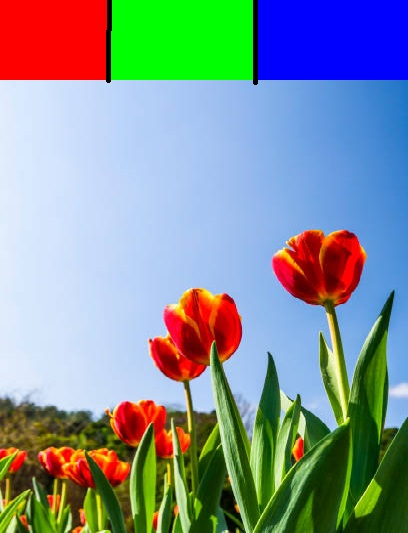
#> input picture Tulip.jpg, 408 x 533 px
$ python task-a.py
#> lines starting #> are read from the running program, lines starting #| are printed output that depends on the picture
import matplotlib
matplotlib.use('Agg')

import cv2
import matplotlib.pyplot as plt

img = cv2.imread('Tulip.jpg')
#> img is the input picture: shape (533, 408, 3); mean B, G, R 151.3, 146.5, 130.8

# convert to RGB
img_org = cv2.cvtColor(img, cv2.COLOR_BGR2RGB)

# Convert to grayscale
img_gray = cv2.cvtColor(img, cv2.COLOR_BGR2GRAY)
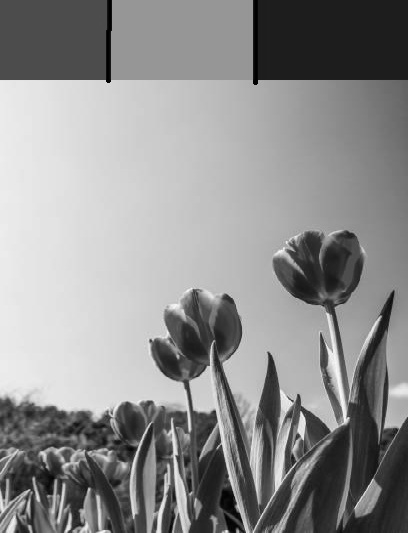
#> img_gray: shape (533, 408); min 0, max 250, mean 142.4

# Split channels
b_channel, g_channel, r_channel = cv2.split(img)
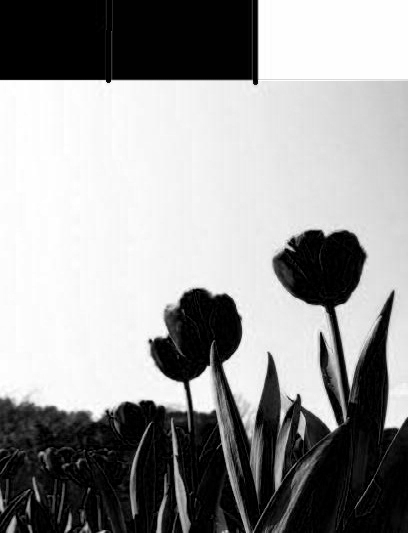
#> b_channel: shape (533, 408); min 0, max 255, mean 151.3
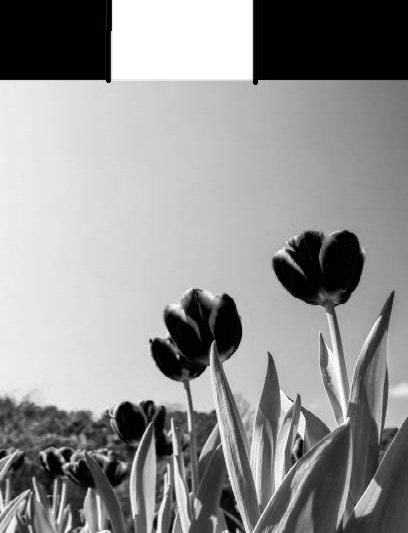
#> g_channel: shape (533, 408); min 0, max 255, mean 146.5
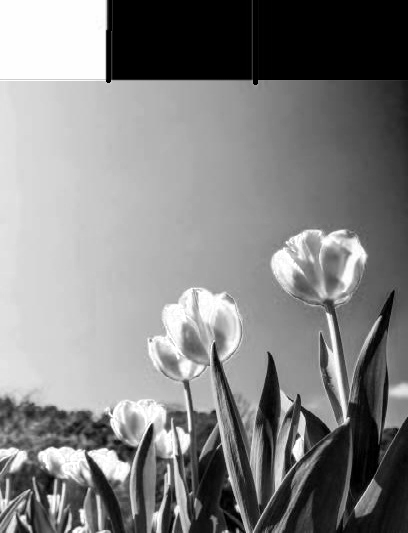
#> r_channel: shape (533, 408); min 0, max 255, mean 130.8


plt.figure(figsize=(10, 12))
plt.subplot(2,2,1)
plt.imshow(img_org, cmap='gray')
plt.title('ORG_Image')
plt.axis('off')

plt.subplot(2,2,2)
plt.imshow(b_channel, cmap='gray')
plt.title('Blue_Channel')
plt.axis('off')

plt.subplot(2,2,3)
plt.imshow(g_channel, cmap='gray')
plt.title('Green_Channel')
plt.axis('off')

plt.subplot(2,2,4)
plt.imshow(r_channel, cmap='gray')
plt.title('Red_Channel')
plt.axis('off')

plt.savefig('all_channels.png', dpi=300, bbox_inches='tight')

# plt.show()

$ run again, with CameraFrame-Snapshot.png saved as Tulip.jpg
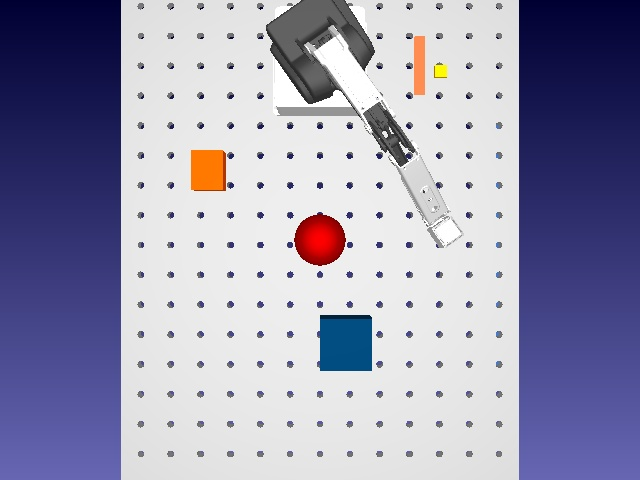
#> input picture CameraFrame-Snapshot.png, 640 x 480 px
#> img is the input picture: shape (480, 640, 3); mean B, G, R 176.9, 152.7, 154
#> `b_channel, g_channel, r_channel = cv2.split(img)`:
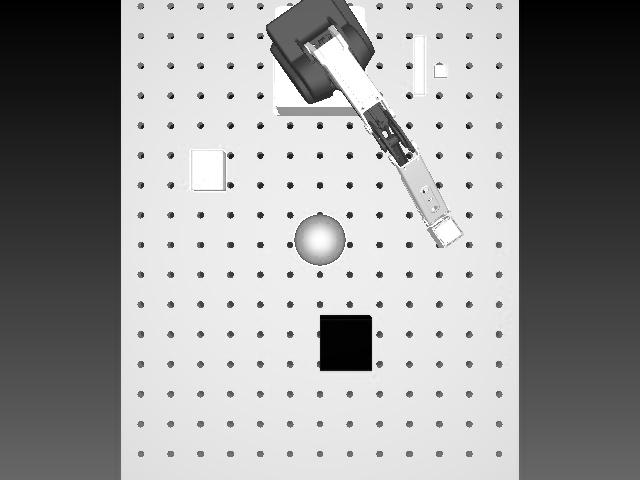
#> r_channel: shape (480, 640); min 0, max 255, mean 154
#> `plt.savefig('all_channels.png', dpi=300, bbox_inches='tight')`:
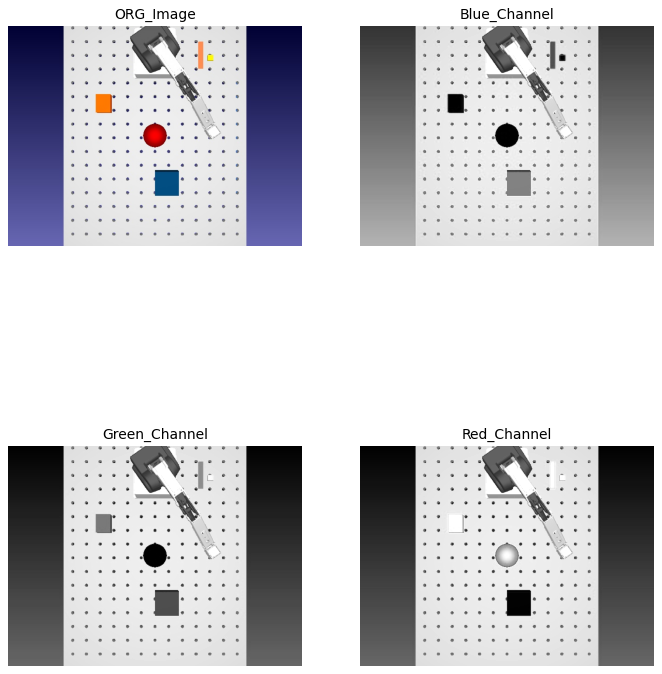
#> figure drawn by matplotlib, 4 panels
